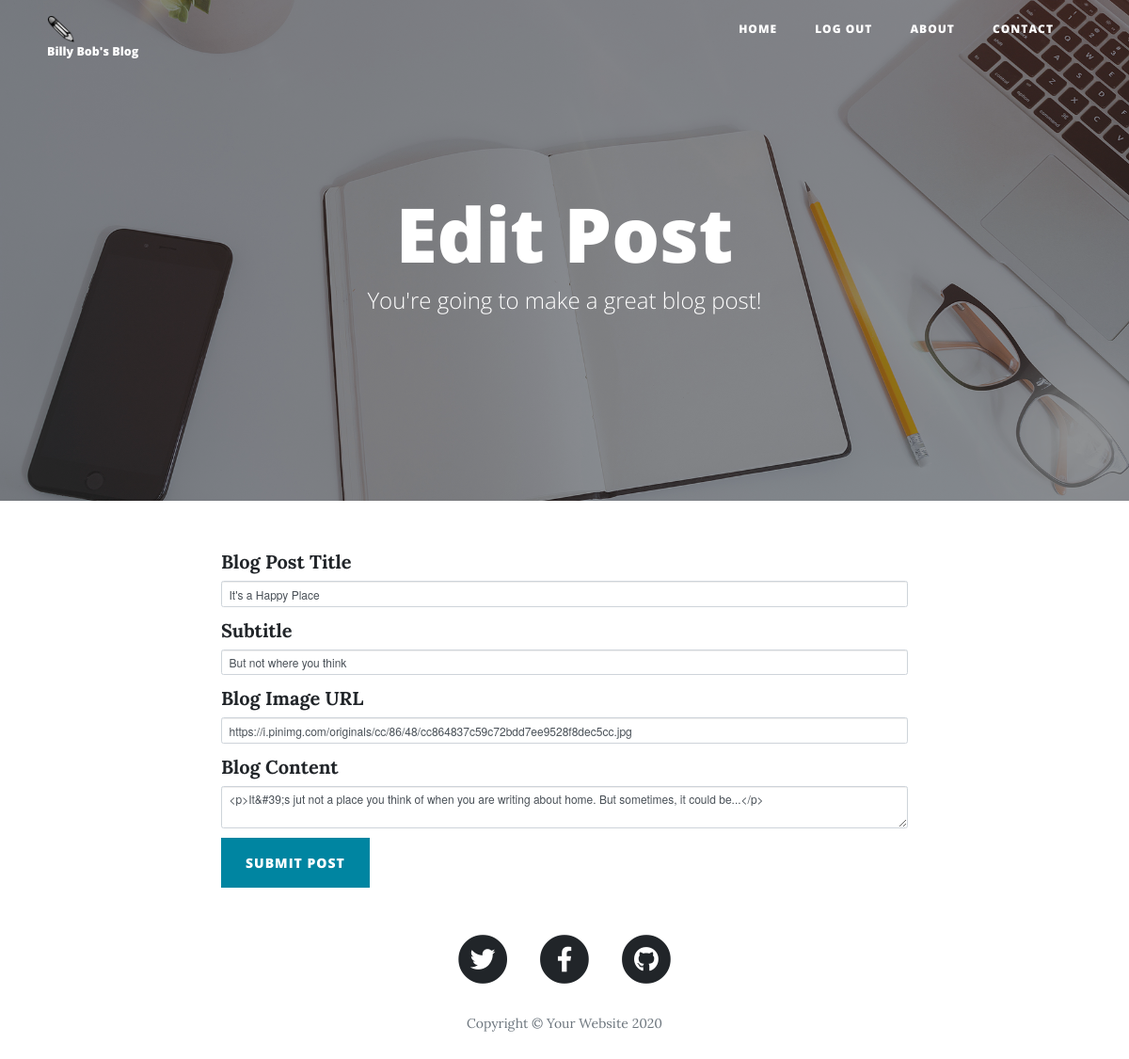
Page /edit-post/2 (signed in) on the committed database.
### db_models.py (models this page shows, shortened)
class BlogPost(Base):
    __tablename__ = "blog_posts"
    id = Column(Integer, primary_key=True)
    author_id = Column(Integer, ForeignKey("users.id"))
    author = relationship("User", back_populates="posts")
    title = Column(String(250), unique=True, nullable=False)
    subtitle = Column(String(250), nullable=False)
    date = Column(String(250), nullable=False)
    body = Column(Text, nullable=False)
    img_url = Column(String(250), nullable=False)
    comments = relationship("Comment", back_populates="parent_post")

### main.py (the view, shortened to what this page needs)
@app.route("/edit-post/<int:post_id>", methods=["GET", "POST"])
@admin_only
def edit_post(post_id):
    post = BlogPost.query.get(post_id)
    edit_form = CreatePostForm(
        title=post.title,
        subtitle=post.subtitle,
        img_url=post.img_url,
        author=current_user,
        body=post.body
    )
    return render_template("make-post.html", form=edit_form, is_edit=True, current_user=current_user)

### forms.py
class CreatePostForm(FlaskForm):
    title = StringField("Blog Post Title", validators=[DataRequired()])
    subtitle = StringField("Subtitle", validators=[DataRequired()])
    img_url = StringField("Blog Image URL", validators=[DataRequired(), URL()])
    body = CKEditorField("Blog Content", validators=[DataRequired()])
    submit = SubmitField("Submit Post")

### main.py (called while the page is built)
@login_manager.user_loader
def load_user(user_id):
    return User.query.get(int(user_id))

def admin_only(f):
    @wraps(f)
    def decorated_function(*args, **kwargs):
        if current_user.id != 1:
            return abort(403)
        return f(*args, **kwargs)
    return decorated_function

### templates/make-post.html (shortened to what this page needs)
{% extends 'bootstrap/base.html' %}
{% import "bootstrap/wtf.html" as wtf %}
{% block content %}
{% include "header.html" %}
  <header class="masthead" style="background-image: url('{{ url_for('static', filename='img/edit-bg.jpg')}}')">
    <div class="overlay"></div>
    <div class="container">
      <div class="row">
        <div class="col-lg-8 col-md-10 mx-auto">
          <div class="page-heading">
            {% if is_edit: %}
            <h1>Edit Post</h1>
            {% else: %}
            <h1>New Post</h1>
            {% endif %}
            <span class="subheading">You're going to make a great blog post!</span>
          </div>
        </div>
      </div>
    </div>
  </header>
  <div class="container">
    <div class="row">
      <div class="col-lg-8 col-md-10 mx-auto">
        {{ wtf.quick_form(form, novalidate=True, button_map={"submit": "primary"}) }}
      </div>
    </div>
  </div>
{% include "footer.html" %}
{% endblock %}

### rows in the picture
BlogPost: title "It's a Happy Place", subtitle "But not where you think", img_url "https://i.pinimg.com/originals/cc/86/48/cc864837c59c72bdd7ee9528f8dec5cc.jpg", body "<p>It&#39;s jut not a place you think of when you are writing about home. But sometimes, it could be...</p>"
